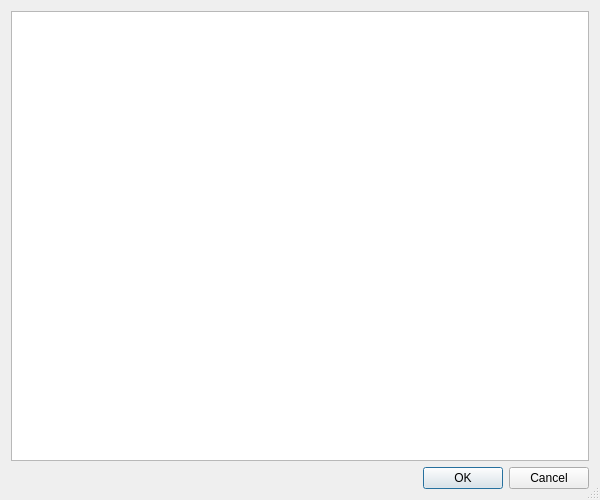
<?xml version="1.0" encoding="UTF-8"?>
<ui version="4.0">
 <class>CompressDialog</class>
 <widget class="QDialog" name="CompressDialog">
  <property name="geometry">
   <rect>
    <x>0</x>
    <y>0</y>
    <width>600</width>
    <height>500</height>
   </rect>
  </property>
  <property name="minimumSize">
   <size>
    <width>400</width>
    <height>300</height>
   </size>
  </property>
  <property name="windowTitle">
   <string>Files compression</string>
  </property>
  <property name="sizeGripEnabled">
   <bool>true</bool>
  </property>
  <property name="modal">
   <bool>true</bool>
  </property>
  <layout class="QVBoxLayout" name="verticalLayout">
   <item>
    <widget class="QTreeView" name="list">
     <property name="alternatingRowColors">
      <bool>true</bool>
     </property>
     <property name="selectionMode">
      <enum>QAbstractItemView::ExtendedSelection</enum>
     </property>
     <property name="selectionBehavior">
      <enum>QAbstractItemView::SelectRows</enum>
     </property>
     <property name="indentation">
      <number>5</number>
     </property>
     <property name="allColumnsShowFocus">
      <bool>true</bool>
     </property>
    </widget>
   </item>
   <item>
    <widget class="QDialogButtonBox" name="buttons">
     <property name="orientation">
      <enum>Qt::Horizontal</enum>
     </property>
     <property name="standardButtons">
      <set>QDialogButtonBox::Cancel|QDialogButtonBox::Ok</set>
     </property>
    </widget>
   </item>
  </layout>
 </widget>
 <resources/>
 <connections>
  <connection>
   <sender>buttons</sender>
   <signal>accepted()</signal>
   <receiver>CompressDialog</receiver>
   <slot>accept()</slot>
   <hints>
    <hint type="sourcelabel">
     <x>248</x>
     <y>254</y>
    </hint>
    <hint type="destinationlabel">
     <x>157</x>
     <y>274</y>
    </hint>
   </hints>
  </connection>
  <connection>
   <sender>buttons</sender>
   <signal>rejected()</signal>
   <receiver>CompressDialog</receiver>
   <slot>reject()</slot>
   <hints>
    <hint type="sourcelabel">
     <x>316</x>
     <y>260</y>
    </hint>
    <hint type="destinationlabel">
     <x>286</x>
     <y>274</y>
    </hint>
   </hints>
  </connection>
 </connections>
</ui>
